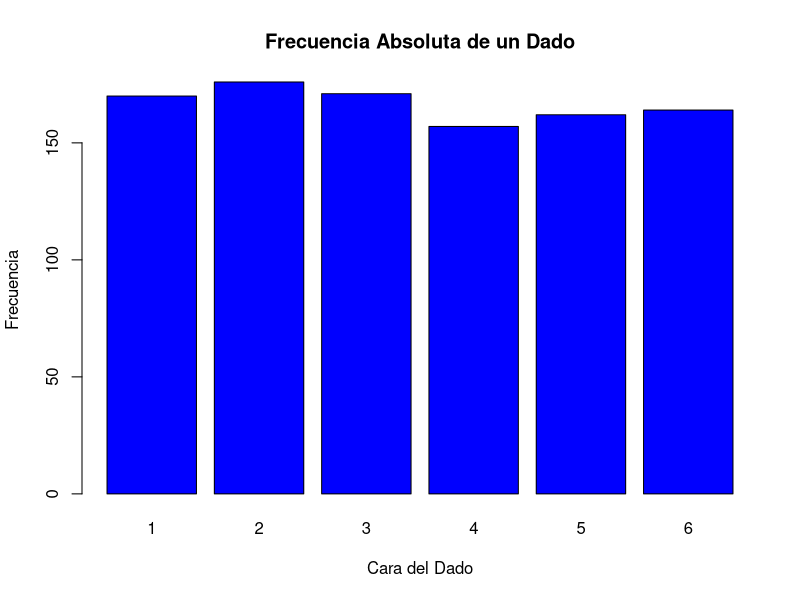
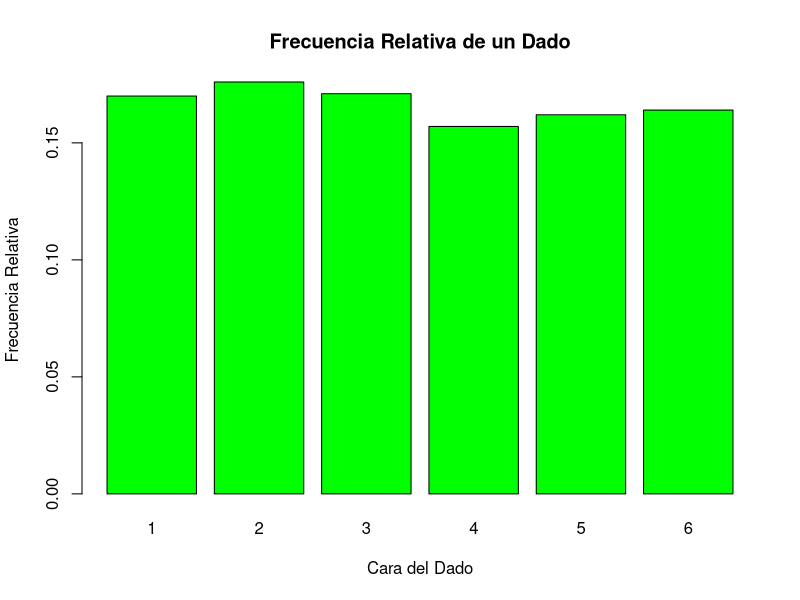
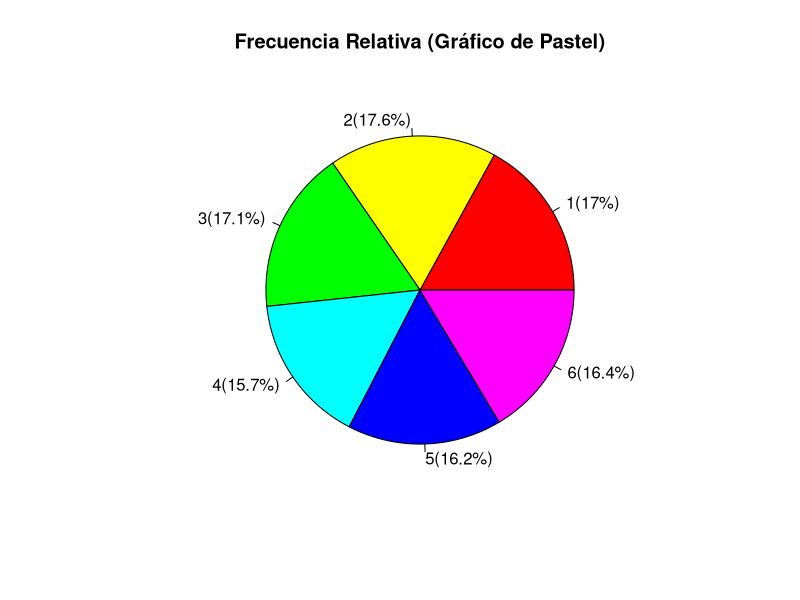
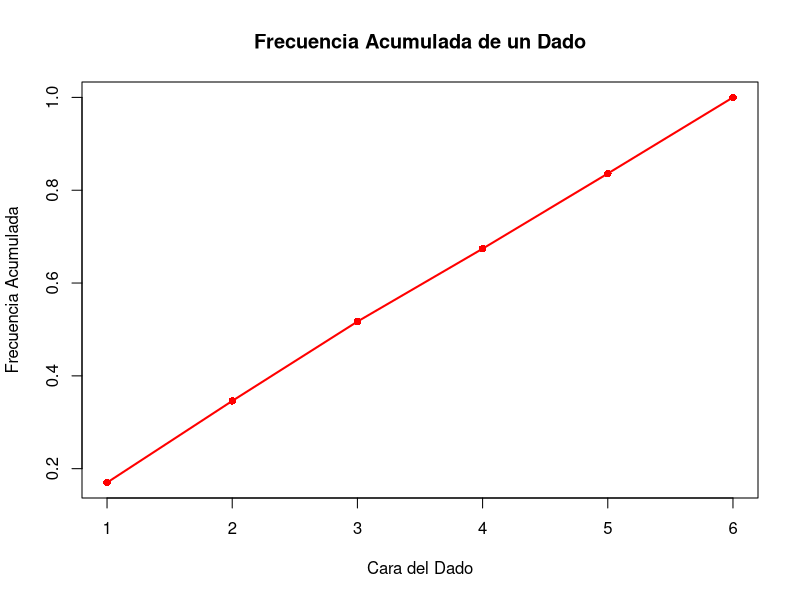
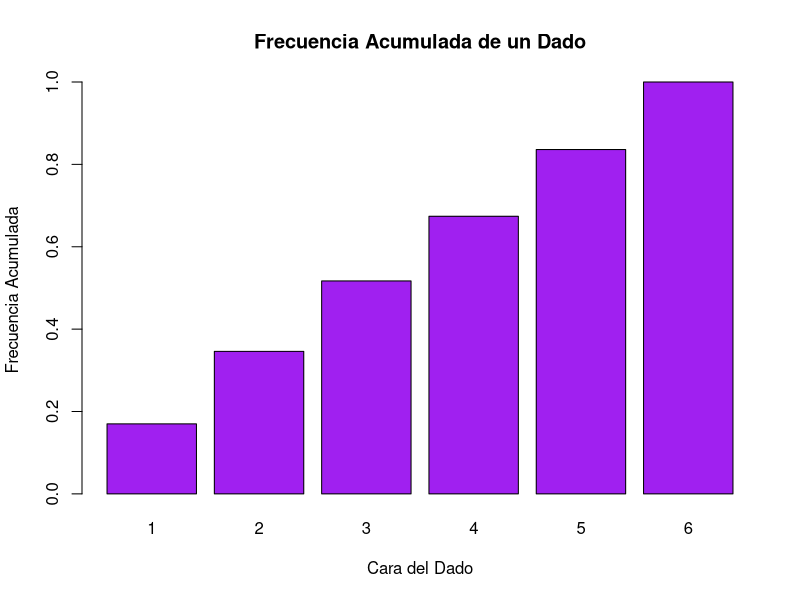
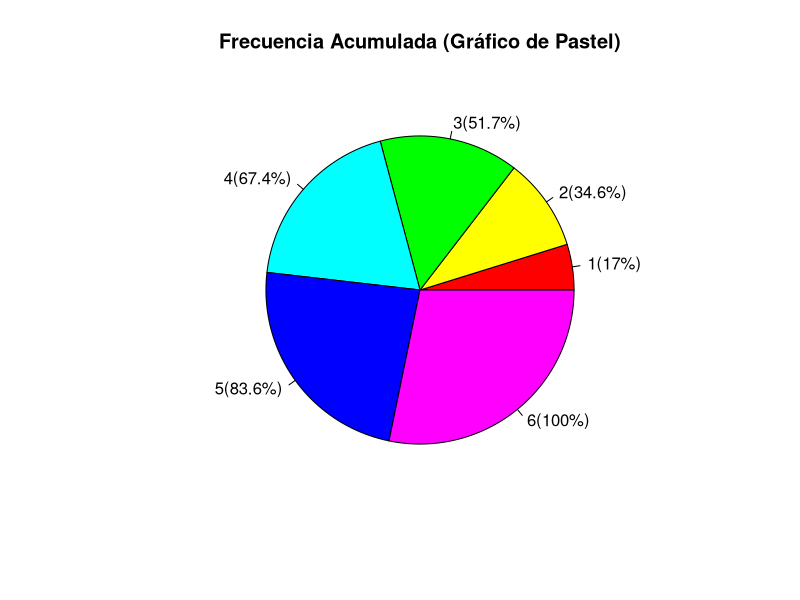

Here is the R script that generated these plots, in order:
# Simulación de 1000 lanzamientos de un dado
set.seed(123)
dados <- sample(1:6, 1000, replace = TRUE)

# Cálculo de frecuencias
frecuencia_absoluta <- table(dados)
frecuencia_relativa <- prop.table(frecuencia_absoluta)
frecuencia_acumulada <- cumsum(frecuencia_relativa)

# Mostrar resultados
print("Frecuencia absoluta:")
print(frecuencia_absoluta)

print("Frecuencia relativa:")
print(frecuencia_relativa)

print("Frecuencia acumulada:")
print(frecuencia_acumulada)

# Visualización
barplot(frecuencia_absoluta, main = "Frecuencia Absoluta de un Dado",
        xlab = "Cara del Dado", ylab = "Frecuencia", col = "blue")

barplot(frecuencia_relativa, main = "Frecuencia Relativa de un Dado",
        xlab = "Cara del Dado", ylab = "Frecuencia Relativa", col = "green")

pie(frecuencia_relativa, 
    labels = paste(names(frecuencia_relativa), "(", round(100 * frecuencia_relativa, 2), "%)", sep = ""),
    main = "Frecuencia Relativa (Gráfico de Pastel)", 
    col = rainbow(length(frecuencia_relativa)))

plot(names(frecuencia_acumulada), frecuencia_acumulada, type = "o", col = "red",
     main = "Frecuencia Acumulada de un Dado",
     xlab = "Cara del Dado", ylab = "Frecuencia Acumulada", lwd = 2, pch = 16)

barplot(frecuencia_acumulada, 
        main = "Frecuencia Acumulada de un Dado",
        xlab = "Cara del Dado", 
        ylab = "Frecuencia Acumulada", 
        col = "purple")

pie(frecuencia_acumulada, 
    labels = paste(names(frecuencia_acumulada), "(", round(100 * frecuencia_acumulada, 2), "%)", sep = ""),
    main = "Frecuencia Acumulada (Gráfico de Pastel)", 
    col = rainbow(length(frecuencia_acumulada)))
    